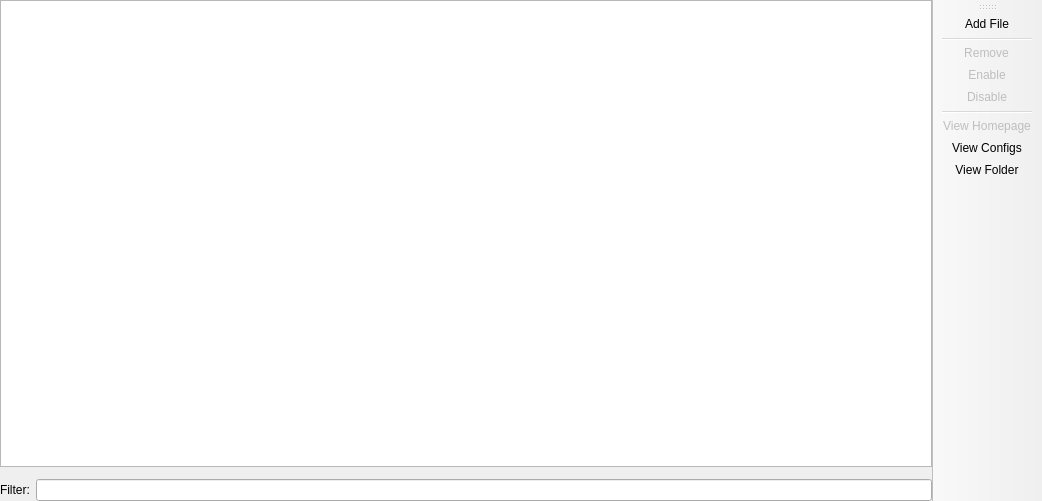
<?xml version="1.0" encoding="UTF-8"?>
<ui version="4.0">
 <class>ExternalResourcesPage</class>
 <widget class="QMainWindow" name="ExternalResourcesPage">
  <property name="geometry">
   <rect>
    <x>0</x>
    <y>0</y>
    <width>1042</width>
    <height>501</height>
   </rect>
  </property>
  <widget class="QWidget" name="centralwidget">
   <layout class="QGridLayout" name="gridLayout">
    <property name="leftMargin">
     <number>0</number>
    </property>
    <property name="topMargin">
     <number>0</number>
    </property>
    <property name="rightMargin">
     <number>0</number>
    </property>
    <property name="bottomMargin">
     <number>0</number>
    </property>
    <item row="4" column="1" colspan="3">
     <layout class="QGridLayout" name="gridLayout_2">
      <item row="0" column="1">
       <widget class="QLineEdit" name="filterEdit"/>
      </item>
      <item row="0" column="0">
       <widget class="QLabel" name="filterLabel">
        <property name="text">
         <string>Filter:</string>
        </property>
       </widget>
      </item>
     </layout>
    </item>
    <item row="2" column="1" colspan="3">
     <widget class="InfoFrame" name="frame">
      <property name="sizePolicy">
       <sizepolicy hsizetype="Preferred" vsizetype="Minimum">
        <horstretch>0</horstretch>
        <verstretch>0</verstretch>
       </sizepolicy>
      </property>
     </widget>
    </item>
    <item row="1" column="1" colspan="3">
     <widget class="ModListView" name="treeView">
      <property name="sizePolicy">
       <sizepolicy hsizetype="Expanding" vsizetype="Expanding">
        <horstretch>0</horstretch>
        <verstretch>0</verstretch>
       </sizepolicy>
      </property>
      <property name="acceptDrops">
       <bool>true</bool>
      </property>
      <property name="dragDropMode">
       <enum>QAbstractItemView::NoDragDrop</enum>
      </property>
      <property name="uniformRowHeights">
       <bool>true</bool>
      </property>
     </widget>
    </item>
   </layout>
  </widget>
  <widget class="WideBar" name="actionsToolbar">
   <property name="windowTitle">
    <string>Actions</string>
   </property>
   <property name="toolButtonStyle">
    <enum>Qt::ToolButtonIconOnly</enum>
   </property>
   <property name="useDefaultAction" stdset="0">
    <bool>true</bool>
   </property>
   <property name="useDefaultAction" stdset="0">
    <bool>true</bool>
   </property>
   <attribute name="toolBarArea">
    <enum>RightToolBarArea</enum>
   </attribute>
   <attribute name="toolBarBreak">
    <bool>false</bool>
   </attribute>
   <addaction name="actionAddItem"/>
   <addaction name="separator"/>
   <addaction name="actionRemoveItem"/>
   <addaction name="actionEnableItem"/>
   <addaction name="actionDisableItem"/>
   <addaction name="separator"/>
   <addaction name="actionViewHomepage"/>
   <addaction name="actionViewConfigs"/>
   <addaction name="actionViewFolder"/>
  </widget>
  <action name="actionAddItem">
   <property name="text">
    <string>&amp;Add File</string>
   </property>
   <property name="toolTip">
    <string>Add a locally downloaded file.</string>
   </property>
  </action>
  <action name="actionRemoveItem">
   <property name="enabled">
    <bool>false</bool>
   </property>
   <property name="text">
    <string>&amp;Remove</string>
   </property>
   <property name="toolTip">
    <string>Remove all selected items.</string>
   </property>
  </action>
  <action name="actionEnableItem">
   <property name="enabled">
    <bool>false</bool>
   </property>
   <property name="text">
    <string>&amp;Enable</string>
   </property>
   <property name="toolTip">
    <string>Enable all selected items.</string>
   </property>
  </action>
  <action name="actionDisableItem">
   <property name="enabled">
    <bool>false</bool>
   </property>
   <property name="text">
    <string>&amp;Disable</string>
   </property>
   <property name="toolTip">
    <string>Disable all selected items.</string>
   </property>
  </action>
  <action name="actionViewConfigs">
   <property name="text">
    <string>View &amp;Configs</string>
   </property>
   <property name="toolTip">
    <string>Open the 'config' folder in the system file manager.</string>
   </property>
  </action>
  <action name="actionViewFolder">
   <property name="text">
    <string>View &amp;Folder</string>
   </property>
   <property name="toolTip">
    <string>Open the folder in the system file manager.</string>
   </property>
  </action>
  <action name="actionDownloadItem">
   <property name="enabled">
    <bool>false</bool>
   </property>
   <property name="text">
    <string>&amp;Download</string>
   </property>
   <property name="toolTip">
    <string>Download resources from online mod platforms.</string>
   </property>
  </action>
  <action name="actionUpdateItem">
   <property name="enabled">
    <bool>false</bool>
   </property>
   <property name="text">
    <string>Check for &amp;Updates</string>
   </property>
   <property name="toolTip">
    <string>Try to check or update all selected resources (all resources if none are selected).</string>
   </property>
  </action>
  <action name="actionResetItemMetadata">
   <property name="text">
    <string>Reset Update Metadata</string>
   </property>
   <property name="menuRole">
    <enum>QAction::NoRole</enum>
   </property>
  </action>
  <action name="actionVerifyItemDependencies">
   <property name="text">
    <string>Verify Dependencies</string>
   </property>
   <property name="menuRole">
    <enum>QAction::NoRole</enum>
   </property>
  </action>
  <action name="actionExportMetadata">
   <property name="enabled">
    <bool>false</bool>
   </property>
   <property name="text">
    <string>Export List</string>
   </property>
   <property name="toolTip">
    <string>Export resource's metadata to text.</string>
   </property>
  </action>
  <action name="actionChangeVersion">
   <property name="enabled">
    <bool>false</bool>
   </property>
   <property name="text">
    <string>Change Version</string>
   </property>
   <property name="toolTip">
    <string>Change a resource's version.</string>
   </property>
   <property name="menuRole">
    <enum>QAction::NoRole</enum>
   </property>
  </action>
  <action name="actionViewHomepage">
   <property name="enabled">
    <bool>false</bool>
   </property>
   <property name="text">
    <string>View Homepage</string>
   </property>
   <property name="toolTip">
    <string>View the homepages of all selected items.</string>
   </property>
  </action>
  <action name="actionExportMetadata">
   <property name="enabled">
    <bool>true</bool>
   </property>
   <property name="text">
    <string>Export modlist</string>
   </property>
   <property name="toolTip">
    <string>Export mod's metadata to text</string>
   </property>
  </action>
 </widget>
 <customwidgets>
  <customwidget>
   <class>ModListView</class>
   <extends>QTreeView</extends>
   <header>ui/widgets/ModListView.h</header>
  </customwidget>
  <customwidget>
   <class>InfoFrame</class>
   <extends>QFrame</extends>
   <header>ui/widgets/InfoFrame.h</header>
   <container>1</container>
  </customwidget>
  <customwidget>
   <class>WideBar</class>
   <extends>QToolBar</extends>
   <header>ui/widgets/WideBar.h</header>
  </customwidget>
 </customwidgets>
 <tabstops>
  <tabstop>treeView</tabstop>
  <tabstop>filterEdit</tabstop>
 </tabstops>
 <resources/>
 <connections/>
</ui>
